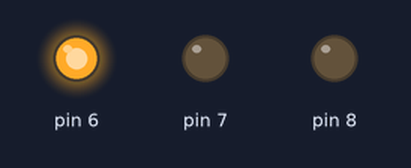
A sketch run on a simulated Arduino Uno, built with avr-gcc and run on an emulated ATmega328P. Shown: output pins drawn as LEDs (lit = HIGH).

Above: at 2.5 s.
At 5.5 s:
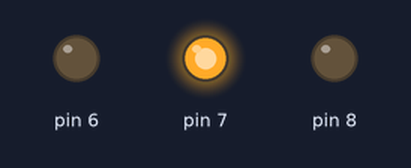
At 8.5 s:
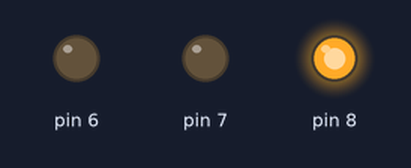
Timing chart, 0 to 15.6 s (numbered marks = the images above):
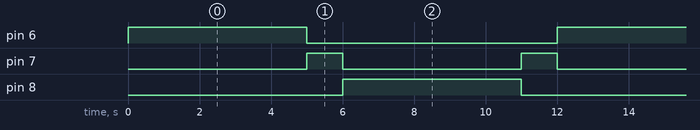

The sketch:

3b_trafficlight.ino
```cpp
void setup() {
    Serial.begin(9600);
    pinMode(6, OUTPUT);
    pinMode(7, OUTPUT);
    pinMode(8, OUTPUT);
}

void loop() {
    digitalWrite(6, HIGH);
    digitalWrite(7, LOW);
    digitalWrite(8, LOW);
    delay(5000);
    digitalWrite(6, LOW);
    digitalWrite(7, HIGH);
    digitalWrite(8, LOW);
    delay(1000);
    digitalWrite(6, LOW);
    digitalWrite(7, LOW);
    digitalWrite(8, HIGH);
    delay(5000);
    digitalWrite(6, LOW);
    digitalWrite(7, HIGH);
    digitalWrite(8, LOW);
    delay(1000);
}
```

Measured:
- by itself, pin 6, pin 8: alternates HIGH for 5.0 s and LOW for 7.0 s
- by itself, pin 7: alternates HIGH for 1.0 s and LOW for 5.0 s
- by itself, everything shown: repeats every 12.0 s, in 4 steps
